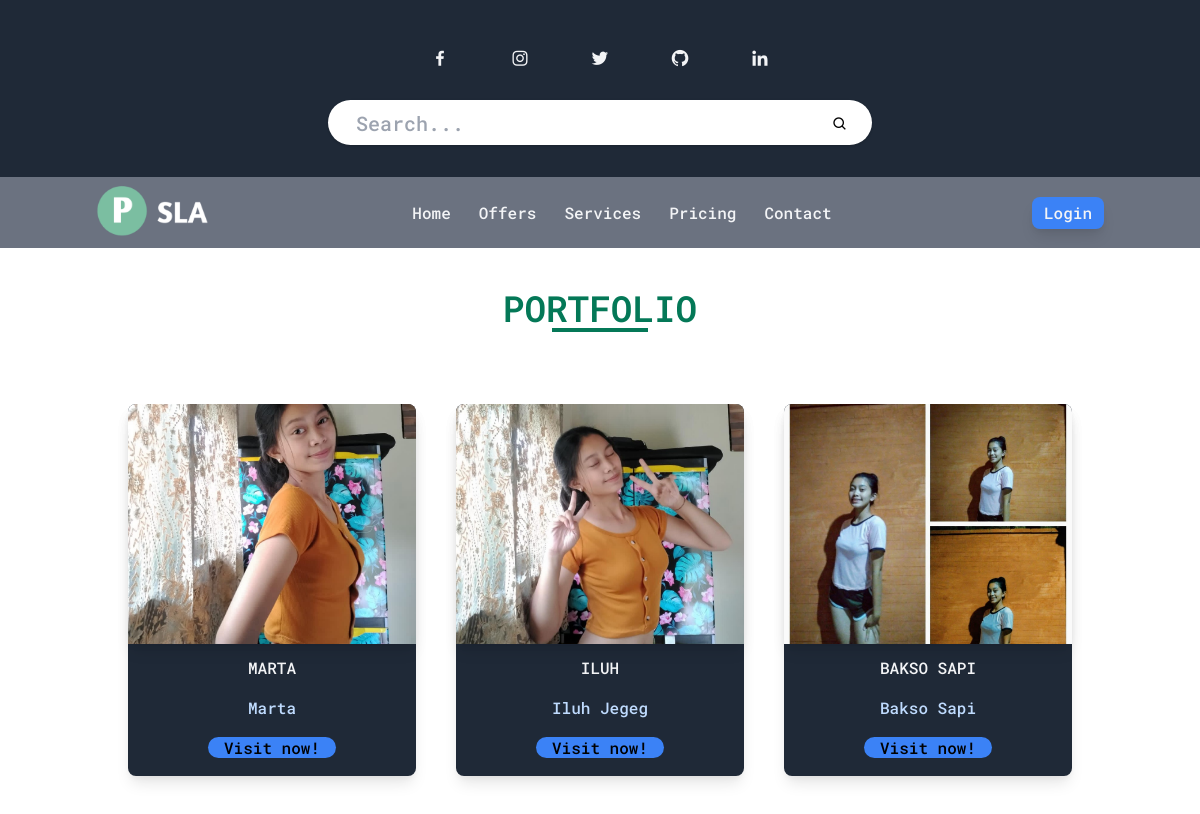
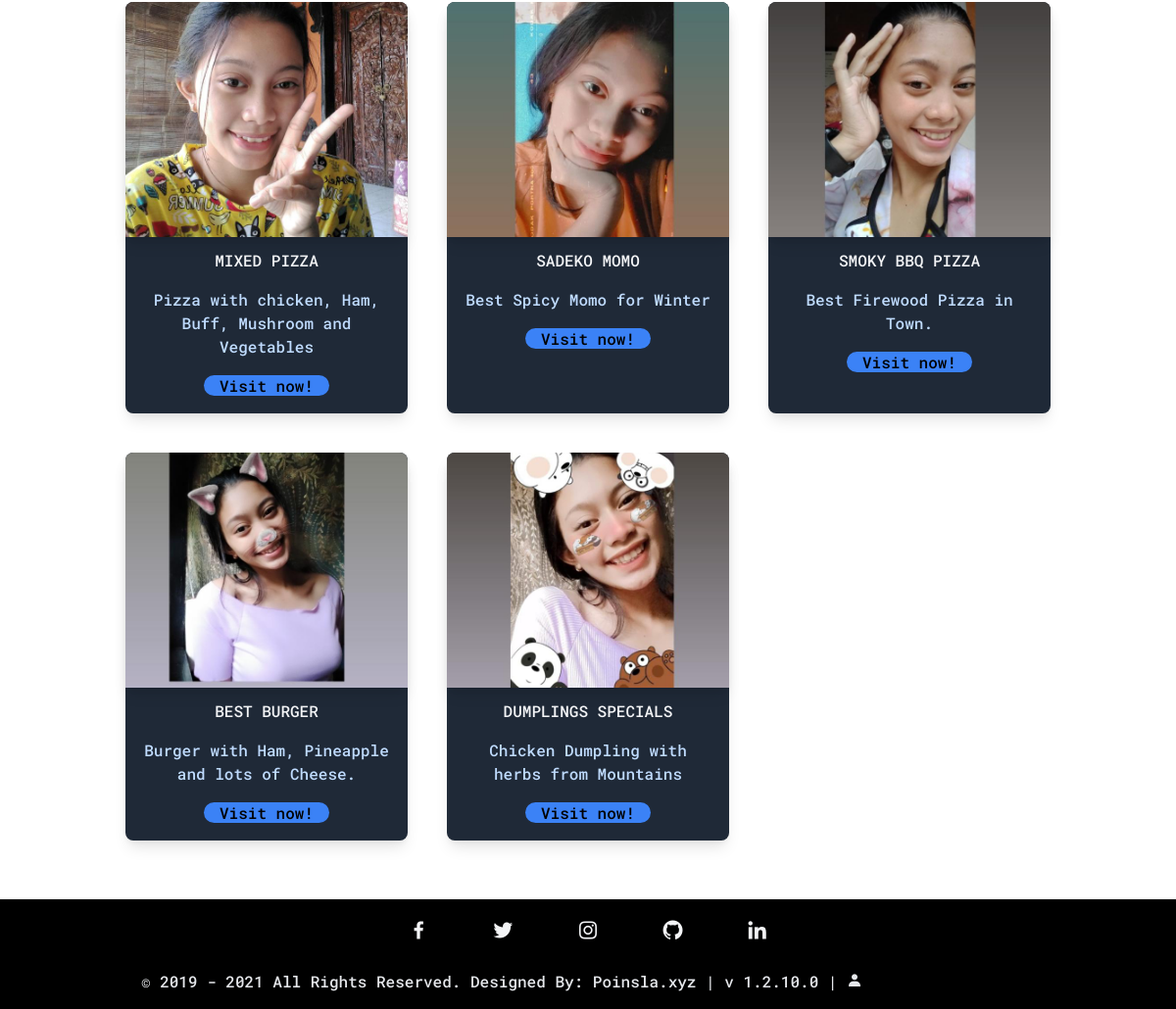
/portfolios.php, run on the app's committed database (2 pictures, top to bottom).
### tables this page shows
CREATE TABLE `tbl_food` (
  `id` int(10) UNSIGNED NOT NULL,
  `title` varchar(100) NOT NULL,
  `description` text NOT NULL,
  `price` varchar(255) NOT NULL,
  `image_name` varchar(255) NOT NULL,
  `category_id` int(10) UNSIGNED NOT NULL,
  `featured` varchar(10) NOT NULL,
  `active` varchar(10) NOT NULL
);

### portfolios.php (the view, shortened to what this page needs)
<?php include_once('partials-front/menu.php'); ?>
<?php include_once('partials-front/search-top.php'); ?>
<?php include_once('partials-front/nav.php'); ?>
<section class="pb-10">
    <div class="py-10">
        <h1 class="text-center text-green-700 font-semibold text-4xl uppercase">Portfolio</h1>
        <div class="flex justify-center">
            <div class="h-1 w-24 mb-3 bg-green-700"></div>
        </div>
    </div>
    <div class="justify-center flex">
        <div class="grid grid-cols-1 md:grid-cols-2 lg:grid-cols-3">
            <?php
            $sql = "SELECT * FROM tbl_food WHERE active='Yes' ORDER BY id DESC";
            $res = mysqli_query($conn, $sql);
            $count = mysqli_num_rows($res);
            if ($count > 0) {
                while ($row = mysqli_fetch_assoc($res)) {
                    $title = $row['title'];
                    $description = $row['description'];
                    $price = $row['price'];
                    $image_name = $row['image_name'];
            ?>
                    <div class="w-72 m-5 shadow-lg bg-gray-800 rounded-lg">
                        <?php
                        if ($image_name == "") {
                        ?>
                            <a target="blank" href="assets/images/dafault/dafault.jpeg">
                                <div style="background-position: center; background-repeat: no-repeat; background-size: cover; background-image: url('assets/images/dafault/dafault.jpeg');" class="h-60 rounded-lg shadow-lg">
                                </div>
                            </a>
                        <?php
                        } else {
                        ?>
                            <a target="blank" href="<?= SITEURL; ?>images/food/<?= $image_name; ?>">
                                <div style="background-position: center; background-repeat: no-repeat; background-size: cover; background-image: url('<?= SITEURL; ?>images/food/<?= $image_name; ?>');" class="h-60 rounded-t-lg shadow-lg">
                                </div>
                            </a>
                        <?php
                        }
                        ?>
                        <div class="px-4 text-center pb-4">
                            <h5 class="mt-3 uppercase text-gray-100"><?= $title; ?></h5>
                            <p class="text-blue-200 py-4">
                                <?= $description; ?>
                            </p>
                            <a href="<?= $price; ?>" class="bg-blue-500 rounded-full px-4 mt-4">Visit now!</a>
                        </div>
                    </div>
            <?php
                }
            } else {
                echo "<div class='error'>Food not found.</div>";
            }
            ?>
            <div class="clearfix"></div>
        </div>
    </div>
</section>
<?php include('partials-front/footer.php'); ?>

### assets/css/styles.css (style rules this page uses)
*, *::before, *::after { box-sizing: border-box; }
:root { -moz-tab-size: 4; -o-tab-size: 4; tab-size: 4; }
html { line-height: 1.15; -webkit-text-size-adjust: 100%; }
body { margin: 0; }
body { font-family: system-ui, -apple-system, 'Segoe UI', Roboto, Helvetica, Arial, sans-serif, 'Apple Color Emoji', 'Segoe UI Emoji'; }
blockquote, dl, dd, h1, h2, h3, h4, h5, h6, hr, figure, p, pre { margin: 0; }
html { font-family: ui-sans-serif, system-ui, -apple-system, BlinkMacSystemFont, "Segoe UI", Roboto, "Helvetica Neue", Arial, "Noto Sans", sans-serif, "Apple Color Emoji", "Segoe UI Emoji", "Segoe UI Symbol", "Noto Color Emoji"; line-height: 1.5; }
body { font-family: inherit; line-height: inherit; }
h1, h2, h3, h4, h5, h6 { font-size: inherit; font-weight: inherit; }
a { color: inherit; text-decoration: inherit; }
* { --tw-shadow: 0 0 #0000; --tw-ring-inset: var(--tw-empty, ); --tw-ring-offset-width: 0px; --tw-ring-offset-color: #fff; --tw-ring-color: rgba(59, 130, 246, 0.5); --tw-ring-offset-shadow: 0 0 #0000; --tw-ring-shadow: 0 0 #0000; }
.m-5 { margin: 1.25rem; }
.mb-3 { margin-bottom: 0.75rem; }
.mt-3 { margin-top: 0.75rem; }
.mt-4 { margin-top: 1rem; }
.flex { display: flex; }
.grid { display: grid; }
.h-1 { height: 0.25rem; }
.h-60 { height: 15rem; }
.w-24 { width: 6rem; }
.w-72 { width: 18rem; }
.grid-cols-1 { grid-template-columns: repeat(1, minmax(0, 1fr)); }
.justify-center { justify-content: center; }
.rounded-lg { border-radius: 0.5rem; }
.rounded-full { border-radius: 9999px; }
.rounded-t-lg { border-top-left-radius: 0.5rem; border-top-right-radius: 0.5rem; }
.bg-green-700 { --tw-bg-opacity: 1; background-color: rgba(4, 120, 87, var(--tw-bg-opacity)); }
.bg-blue-500 { --tw-bg-opacity: 1; background-color: rgba(59, 130, 246, var(--tw-bg-opacity)); }
.bg-gray-800 { --tw-bg-opacity: 1; background-color: rgba(31, 41, 55, var(--tw-bg-opacity)); }
.px-4 { padding-left: 1rem; padding-right: 1rem; }
.py-10 { padding-top: 2.5rem; padding-bottom: 2.5rem; }
.py-4 { padding-top: 1rem; padding-bottom: 1rem; }
.pb-10 { padding-bottom: 2.5rem; }
.pb-4 { padding-bottom: 1rem; }
.text-center { text-align: center; }
.text-4xl { font-size: 2.25rem; line-height: 2.5rem; }
.font-semibold { font-weight: 600; }
.uppercase { text-transform: uppercase; }
.text-green-700 { --tw-text-opacity: 1; color: rgba(4, 120, 87, var(--tw-text-opacity)); }
.text-gray-100 { --tw-text-opacity: 1; color: rgba(243, 244, 246, var(--tw-text-opacity)); }
.text-blue-200 { --tw-text-opacity: 1; color: rgba(191, 219, 254, var(--tw-text-opacity)); }
.shadow-lg { --tw-shadow: 0 10px 15px -3px rgba(0, 0, 0, 0.1), 0 4px 6px -2px rgba(0, 0, 0, 0.05); box-shadow: var(--tw-ring-offset-shadow, 0 0 #0000), var(--tw-ring-shadow, 0 0 #0000), var(--tw-shadow); }
@media (min-width: 768px) { .md\:grid-cols-2 { grid-template-columns: repeat(2, minmax(0, 1fr)); } }
@media (min-width: 1024px) { .lg\:grid-cols-3 { grid-template-columns: repeat(3, minmax(0, 1fr)); } }

### assets/css/main-front.css (style rules this page uses)
* { font-family: 'Roboto Mono', sans-serif; font-weight: 500; }
html, body, div, span, applet, object, iframe, h1, h2, h3, h4, h5, h6, p, blockquote, div pre, a, abbr, acronym, address, big, cite, code, del, dfn, em, font, img, ins, kbd, q, s, samp, small, strike, strong, sub, sup, tt, var, b, u, i, center, dl, dt, dd, ol, ul, li, figure, header, nav, section, article, aside, footer, figcaption { margin: 0; padding: 0; border: 0; outline: 0; text-decoration: none; }

### data on the page
tbl_food: image_name (picture), title "MARTA", description "Marta"
tbl_food: image_name (picture), title "ILUH", description "Iluh Jegeg"
tbl_food: image_name (picture), title "BAKSO SAPI", description "Bakso Sapi"
tbl_food: image_name (picture), title "MIXED PIZZA", description "Pizza with chicken, Ham, Buff, Mushroom and Vegetables"
tbl_food: image_name (picture), title "SADEKO MOMO", description "Best Spicy Momo for Winter"
tbl_food: image_name (picture), title "SMOKY BBQ PIZZA", description "Best Firewood Pizza in Town."
tbl_food: image_name (picture), title "BEST BURGER", description "Burger with Ham, Pineapple and lots of Cheese."
tbl_food: image_name (picture), title "DUMPLINGS SPECIALS", description "Chicken Dumpling with herbs from Mountains"
